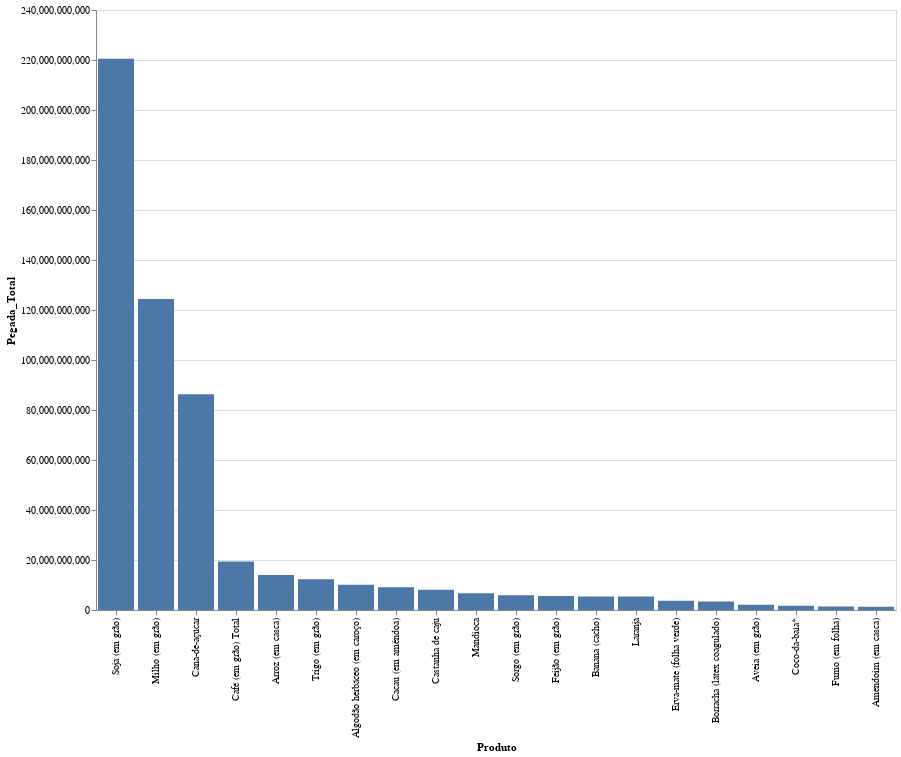

This figure's notebook cell:
### Code cell
# Sort the dataframe by 'Pegada_Total' in descending order and select the top 30 values
top_20_df = dfprodpeg_produto.sort_values(ascending=False).head(20)

# Create a bar chart using Altair
bar_chart = alt.Chart(top_20_df.reset_index()).mark_bar().encode(
    x=alt.X('Produto:N', sort='-y'),
    y='Pegada_Total:Q'
).properties(
    width=800,
    height=600
).interactive()

# Display the bar chart
bar_chart

### Figure 1 — Vega-Lite specification as saved in the notebook (floating-point values rounded to 4 significant figures)
{"config": {"view": {"continuousWidth": 300, "continuousHeight": 300}}, "data": {"name": "data-507b626d62430692879bd7220dc01372"}, "mark": {"type": "bar"}, "encoding": {"x": {"field": "Produto", "sort": "-y", "type": "nominal"}, "y": {"field": "Pegada_Total", "type": "quantitative"}}, "height": 600, "params": [{"name": "param_7", "select": {"type": "interval", "encodings": ["x", "y"]}, "bind": "scales"}], "width": 800, "$schema": "https://vega.github.io/schema/vega-lite/v5.16.3.json", "datasets": {"data-507b626d62430692879bd7220dc01372": [{"Produto": "Soja (em grão)", "Pegada_Total": 220500000000.0}, {"Produto": "Milho (em grão)", "Pegada_Total": 124400000000.0}, {"Produto": "Cana-de-açúcar", "Pegada_Total": 86250000000.0}, {"Produto": "Café (em grão) Total", "Pegada_Total": 19390000000.0}, {"Produto": "Arroz (em casca)", "Pegada_Total": 14020000000.0}, {"Produto": "Trigo (em grão)", "Pegada_Total": 12350000000.0}, {"Produto": "Algodão herbáceo (em caroço)", "Pegada_Total": 10110000000.0}, {"Produto": "Cacau (em amêndoa)", "Pegada_Total": 9143000000.0}, {"Produto": "Castanha de caju", "Pegada_Total": 8118000000.0}, {"Produto": "Mandioca", "Pegada_Total": 6741000000.0}, {"Produto": "Sorgo (em grão)", "Pegada_Total": 5901000000.0}, {"Produto": "Feijão (em grão)", "Pegada_Total": 5597000000.0}, {"Produto": "Banana (cacho)", "Pegada_Total": 5412000000.0}, {"Produto": "Laranja", "Pegada_Total": 5408000000.0}, {"Produto": "Erva-mate (folha verde)", "Pegada_Total": 3678000000.0}, {"Produto": "Borracha (látex coagulado)", "Pegada_Total": 3447000000.0}, {"Produto": "Aveia (em grão)", "Pegada_Total": 2132000000.0}, {"Produto": "Coco-da-baía*", "Pegada_Total": 1718000000.0}, {"Produto": "Fumo (em folha)", "Pegada_Total": 1380000000.0}, {"Produto": "Amendoim (em casca)", "Pegada_Total": 1274000000.0}]}}
